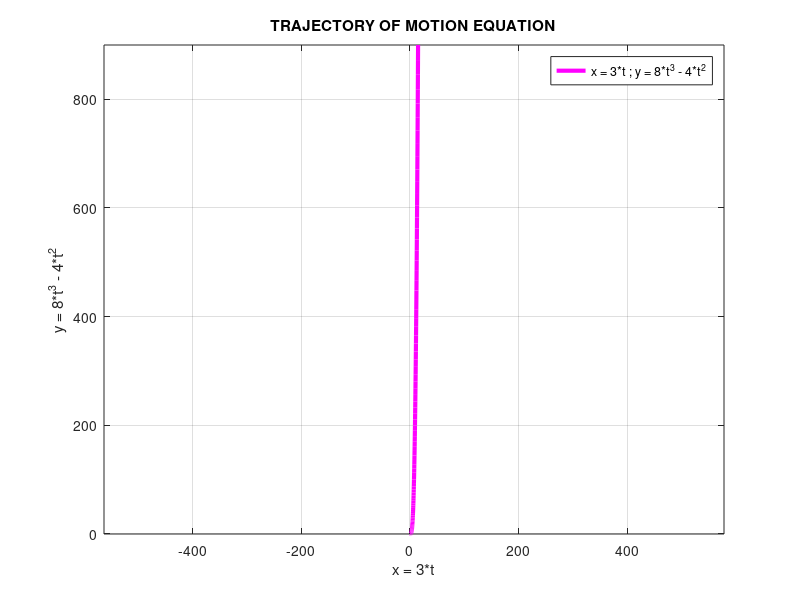

The MATLAB source for this figure: (Note: this script raises an error after producing the figure.)
% PLOT TRAJECTORY
t = 0:5/100:5;
x = 3*t;
y = 8*t.^3 - 4*t.^2;

plot(x, y, 'm', 'LineWidth', 3);
legend('x = 3*t ; y = 8*t^3 - 4*t^2');
title('TRAJECTORY OF MOTION EQUATION');
axis equal;
xlabel('x = 3*t');
ylabel('y = 8*t^3 - 4*t^2');
grid on;

% CALCULATE CURVATURE RADIUS
syms x y t
disp('TRAJECTORY EQUATIONS');
x = 3*t;
y = 8*t^3 - 4*t^2;
pretty(x);
pretty(y);

vx = diff(x, t);
vy = diff(y, t);
ax = diff(x, t, 2);
ay = diff(y, t, 2);
v(t) = sqrt(vx^2 + vy^2);
a(t) = sqrt(ax^2 + ay^2);
at = abs(diff(v(t), t));
an = sqrt(a^2 - at^2);

disp('Curvature radius of the trajectory at time t = 1s is: R(1) = v(1)^2 / an(1) =');
pretty(subs((v(t)^2 / an), t, 1));
disp('=');
fprintf('%.3f\n', subs((v(t)^2 / an), t, 1));
